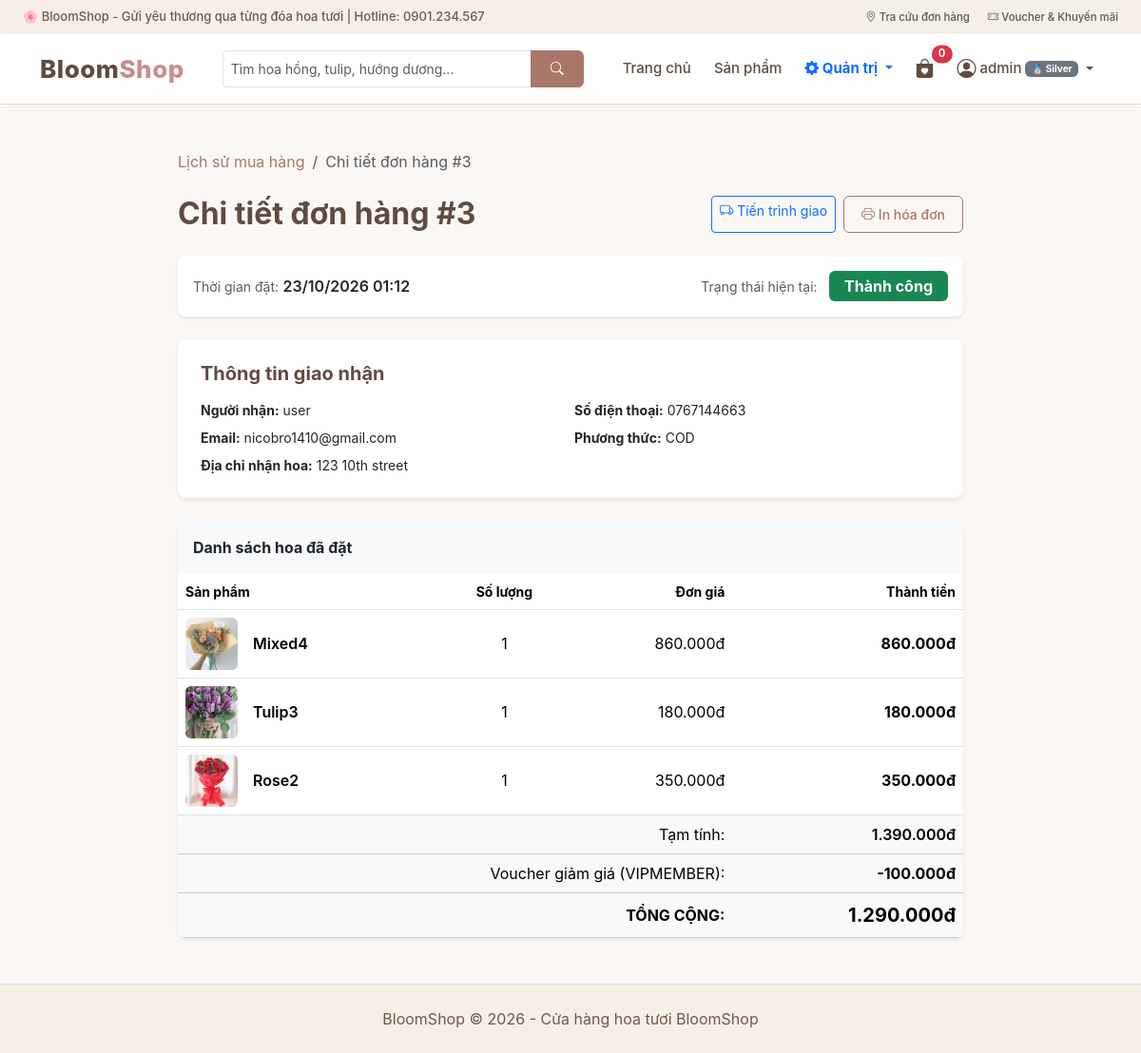
The app's page /index.php?act=chitietdonhang&id=3 (signed in) with its own data.
### tables this page shows
CREATE TABLE `donhang` (
  `id` int(11) NOT NULL AUTO_INCREMENT,
  `user_id` int(11) DEFAULT NULL,
  `customer_name` varchar(100) NOT NULL,
  `customer_email` varchar(100) NOT NULL,
  `customer_phone` varchar(20) NOT NULL,
  `customer_address` varchar(255) NOT NULL,
  `note` text DEFAULT NULL,
  `subtotal` decimal(12,2) NOT NULL DEFAULT 0.00,
  `voucher_code` varchar(50) DEFAULT NULL,
  `discount_amount` decimal(12,2) DEFAULT 0.00,
  `total_price` decimal(12,2) NOT NULL,
  `payment_method` varchar(50) DEFAULT 'COD',
  `status` enum('cho_xac_nhan','xac_nhan','dang_giao','da_giao','thanh_cong','da_huy','yeu_cau_tra','da_tra_hang','tu_choi_tra') NOT NULL DEFAULT 'cho_xac_nhan',
  `created_at` datetime DEFAULT current_timestamp(),
  `updated_at` datetime DEFAULT current_timestamp() ON UPDATE current_timestamp(),
  `stock_deducted` tinyint(1) NOT NULL DEFAULT 0,
  `inventory_restored` tinyint(1) NOT NULL DEFAULT 0,
  `voucher_restored` tinyint(1) NOT NULL DEFAULT 0,
  `return_reason` text DEFAULT NULL,
  `return_requested_at` datetime DEFAULT NULL,
  PRIMARY KEY (`id`),
  KEY `user_id` (`user_id`),
  CONSTRAINT `donhang_ibfk_1` FOREIGN KEY (`user_id`) REFERENCES `users` (`id`) ON DELETE SET NULL
);

CREATE TABLE `chitiet_donhang` (
  `id` int(11) NOT NULL AUTO_INCREMENT,
  `order_id` int(11) NOT NULL,
  `product_id` int(11) DEFAULT NULL,
  `product_name` varchar(255) NOT NULL,
  `product_image` varchar(255) DEFAULT NULL,
  `price` decimal(12,2) NOT NULL,
  `quantity` int(11) NOT NULL,
  `total` decimal(12,2) NOT NULL,
  PRIMARY KEY (`id`),
  KEY `order_id` (`order_id`),
  CONSTRAINT `chitiet_donhang_ibfk_1` FOREIGN KEY (`order_id`) REFERENCES `donhang` (`id`) ON DELETE CASCADE
);

### controller/BaseController.php (called while the page is built, shortened)
<?php
class BaseController
{
    public function renderView($view_file, $data_truyen = [])
    {
        $asset_dir = file_exists('view/css/style.css') ? 'view' : (file_exists('../view/css/style.css') ? '../view' : 'view');
        extract($data_truyen);
        include __DIR__ . "/../view/header.php";
        include __DIR__ . "/../view/" . $view_file;
        include __DIR__ . "/../view/footer.php";
        exit;
    }
}

### controller/DonHangController.php (called while the page is built, shortened)
<?php
require_once __DIR__ . '/BaseController.php';
require_once __DIR__ . '/../model/DonHangModel.php';
class DonHangController extends BaseController
{
    private $donHangModel;
    public function __construct()
    {
        $this->donHangModel = new DonHangModel();
    }
    public function chiTietDonHang()
    {
        $id = (int)$this->get('id', 0);
        $order = $this->donHangModel->getOrderById($id);
        $order_items = $this->donHangModel->getOrderItems($id);
        $this->renderView('chitietdonhang.php', [
            'order' => $order,
            'order_items' => $order_items
        ]);
    }
}

### model/BaseModel.php (called while the page is built, shortened)
<?php
class BaseModel extends database
{
    private static $cached_conn = null;
    protected function get_conn()
    {
        if (self::$cached_conn === null) {
            self::$cached_conn = $this->connection_database();
        }
        return self::$cached_conn;
    }
    public function queryAll($sql, $params = [])
    {
        $conn = $this->get_conn();
        $stmt = $conn->prepare($sql);
        $stmt->execute($params);
        return $stmt->fetchAll(PDO::FETCH_ASSOC);
    }
    public function readitem($sql, $params = [])
    {
        return $this->queryAll($sql, $params);
    }
    public function queryOne($sql, $params = [])
    {
        $conn = $this->get_conn();
        $stmt = $conn->prepare($sql);
        $stmt->execute($params);
        $result = $stmt->fetch(PDO::FETCH_ASSOC);
        return $result ? $result : null;
    }
    public function readsingle($sql, $params = [])
    {
        return $this->queryOne($sql, $params);
    }
}

### model/DonHangModel.php (called while the page is built, shortened)
<?php
require_once __DIR__ . '/BaseModel.php';
class DonHangModel extends BaseModel
{
    public function getOrderById($id)
    {
        return $this->readsingle("SELECT * FROM donhang WHERE id = :id", [':id' => (int)$id]);
    }
    public function getOrderItems($order_id)
    {
        return $this->readitem("SELECT * FROM chitiet_donhang WHERE order_id = :id", [':id' => (int)$order_id]);
    }
}

### view/chitietdonhang.php (the view, shortened to what this page needs)
<div class="container my-5" style="max-width: 850px;">
    <nav aria-label="breadcrumb" class="mb-4">
        <ol class="breadcrumb">
            <li class="breadcrumb-item"><a href="index.php?act=lichsudonhang">Lịch sử mua hàng</a></li>
            <li class="breadcrumb-item active">Chi tiết đơn hàng #<?= $order['id'] ?></li>
        </ol>
    </nav>
    <div class="d-flex justify-content-between align-items-center mb-4 flex-wrap gap-2">
        <h2 class="fw-bold mb-0" style="color: #604b41;">
            Chi tiết đơn hàng #<?= $order['id'] ?>
        </h2>
        <div class="d-flex gap-2">
            <a href="index.php?act=theodoigiaohang&id=<?= $order['id'] ?>" class="btn btn-outline-primary btn-sm">
                <i class="bi bi-truck"></i> Tiến trình giao
            </a>
            <a href="index.php?act=inhoadon&id=<?= $order['id'] ?>" target="_blank" class="btn btn-bloom-outline btn-sm">
                <i class="bi bi-printer"></i> In hóa đơn
            </a>
        </div>
    </div>
    <div class="card border-0 shadow-sm p-3 mb-4 bg-white rounded-3">
        <div class="d-flex justify-content-between align-items-center flex-wrap gap-2">
            <div>
                <span class="text-muted small">Thời gian đặt:</span>
                <span class="fw-semibold"><?= date('d/m/Y H:i', strtotime($order['created_at'])) ?></span>
            </div>
            <div>
                <span class="text-muted small me-2">Trạng thái hiện tại:</span>
                <?php
                    $st = $order['status'];
                    $badge = 'bg-secondary'; $txt = $st;
                    if ($st == 'cho_xac_nhan') { $badge = 'bg-warning text-dark'; $txt = 'Chờ xác nhận'; }
                    elseif ($st == 'xac_nhan') { $badge = 'bg-info text-dark'; $txt = 'Đã xác nhận'; }
                    elseif ($st == 'dang_giao') { $badge = 'bg-primary'; $txt = 'Đang giao hàng'; }
                    elseif ($st == 'da_giao') { $badge = 'bg-info text-white'; $txt = 'Đã giao hàng'; }
                    elseif ($st == 'thanh_cong') { $badge = 'bg-success'; $txt = 'Thành công'; }
                    elseif ($st == 'da_huy') { $badge = 'bg-danger'; $txt = 'Đã hủy'; }
                ?>
                <span class="badge <?= $badge ?> px-3 py-2 fs-6"><?= $txt ?></span>
            </div>
        </div>
    </div>
    <div class="card border-0 shadow-sm p-4 mb-4 bg-white rounded-3">
        <h5 class="fw-bold mb-3" style="color: #604b41;">Thông tin giao nhận</h5>
        <div class="row g-2 small">
            <div class="col-sm-6"><strong>Người nhận:</strong> <?= htmlspecialchars($order['customer_name']) ?></div>
            <div class="col-sm-6"><strong>Số điện thoại:</strong> <?= htmlspecialchars($order['customer_phone']) ?></div>
            <div class="col-sm-6"><strong>Email:</strong> <?= htmlspecialchars($order['customer_email']) ?></div>
            <div class="col-sm-6"><strong>Phương thức:</strong> <?= htmlspecialchars($order['payment_method']) ?></div>
            <div class="col-12"><strong>Địa chỉ nhận hoa:</strong> <?= htmlspecialchars($order['customer_address']) ?></div>
        </div>
    </div>
    <div class="card border-0 shadow-sm rounded-3 overflow-hidden bg-white mb-4">
        <div class="p-3 bg-light fw-bold">Danh sách hoa đã đặt</div>
        <div class="table-responsive">
            <table class="table align-middle mb-0">
                <thead class="small text-muted">
                    <tr>
                        <th>Sản phẩm</th>
                        <th class="text-center">Số lượng</th>
                        <th class="text-end">Đơn giá</th>
                        <th class="text-end">Thành tiền</th>
                    </tr>
                </thead>
                <tbody>
                    <?php foreach ($order_items as $it) { ?>
                        <tr>
                            <td>
                                <div class="d-flex align-items-center gap-3">
                                    <?php if (!empty($it['product_image'])) { ?>
                                        <img src="<?= $asset_dir ?>/image/sanpham/<?= htmlspecialchars($it['product_image']) ?>" width="55" height="55" class="rounded object-fit-cover" alt="" onerror="this.src='<?= $asset_dir ?>/image/banner.jpg'">
                                    <?php } ?>
                                    <div class="fw-semibold"><?= htmlspecialchars($it['product_name']) ?></div>
                                </div>
                            </td>
                            <td class="text-center"><?= $it['quantity'] ?></td>
                            <td class="text-end"><?= number_format($it['price'], 0, ',', '.') ?>đ</td>
                            <td class="text-end fw-bold"><?= number_format($it['total'], 0, ',', '.') ?>đ</td>
                        </tr>
                    <?php } ?>
                </tbody>
                <tfoot class="table-light">
                    <tr>
                        <td colspan="3" class="text-end">Tạm tính:</td>
                        <td class="text-end fw-semibold"><?= number_format($order['subtotal'], 0, ',', '.') ?>đ</td>
                    </tr>
                    <?php if ($order['discount_amount'] > 0) { ?>
                        <tr class="text-success">
                            <td colspan="3" class="text-end">Voucher giảm giá (<?= htmlspecialchars($order['voucher_code']) ?>):</td>
                            <td class="text-end fw-bold">-<?= number_format($order['discount_amount'], 0, ',', '.') ?>đ</td>
                        </tr>
                    <?php } ?>
                    <tr>
                        <td colspan="3" class="text-end fs-6 fw-bold">TỔNG CỘNG:</td>
                        <td class="text-end fs-5 fw-bold price-text"><?= number_format($order['total_price'], 0, ',', '.') ?>đ</td>
                    </tr>
                </tfoot>
            </table>
        </div>
    </div>
</div>

### view/css/style.css (style rules this page uses)
:root { --bloom-primary: #a87768; --bloom-hover: #81594e; --bloom-dark: #604b41; --bloom-light: #faf7f5; --bloom-cream: #f5efe8; --bloom-accent: #c98d8d; --bloom-border: #ebdcd5; }
html { scroll-behavior: smooth; }
body { margin: 0; font-family: -apple-system, BlinkMacSystemFont, "Segoe UI", Roboto, "Helvetica Neue", Arial, sans-serif; background-color: var(--bloom-light); color: #4a3e3d; text-rendering: optimizeLegibility; -webkit-font-smoothing: antialiased; }
a { color: var(--bloom-primary); text-decoration: none; transition: color 0.2s ease; }
.table-responsive { -webkit-overflow-scrolling: touch; }
.btn-bloom-outline { border: 1px solid var(--bloom-primary); color: var(--bloom-primary); background: transparent; padding: 8px 18px; border-radius: 6px; font-weight: 500; transition: all 0.2s ease; }
.price-text { color: var(--bloom-primary); font-size: 16px; font-weight: 700; }

### records on screen
donhang: id "3", created_at "23/10/2026 01:12", status "Thành công", customer_name "user", customer_phone "0767144663", customer_email "nicobro1410@gmail.com", payment_method "COD", customer_address "123 10th street", subtotal "1.390.000", voucher_code "VIPMEMBER", discount_amount "100.000", total_price "1.290.000"
chitiet_donhang: product_image (picture), product_name "Mixed4", quantity "1", price "860.000", total "860.000"
chitiet_donhang: product_image (picture), product_name "Tulip3", quantity "1", price "180.000", total "180.000"
chitiet_donhang: product_image (picture), product_name "Rose2", quantity "1", price "350.000", total "350.000"

### other values on screen
$cart_count "0"
$_SESSION['name'] "admin"
